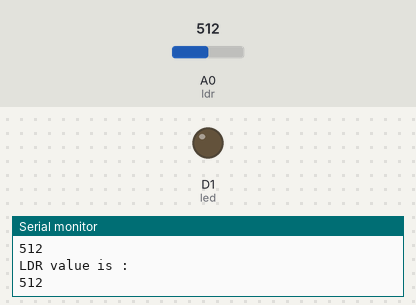
A sketch run on a simulated ESP8266 (NodeMCU). On the bench: output pins drawn as LEDs (lit = HIGH), the last lines printed to the serial monitor. Inputs (shaded band) come from the test bench; at power-on: A0 (ldr) = 512.

Above: at 1.8 s.
1.9 s: A0 (ldr) set to 53
3.4 s: A0 (ldr) set to 46
At 5.2 s:
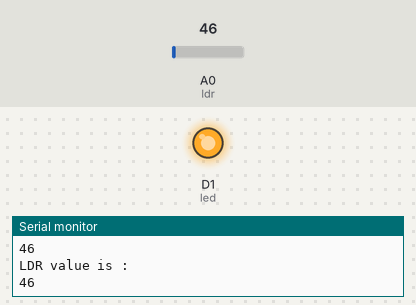
5.5 s: A0 (ldr) set to 122
At 6.8 s:
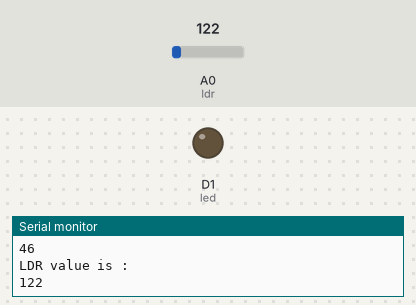
7.5 s: A0 (ldr) set to 40
At 8.3 s:
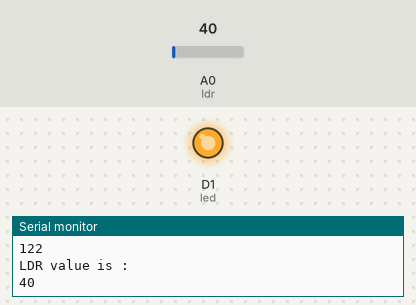
Timing chart, 0 to 10.5 s (numbered marks = the images above; inputs shaded):
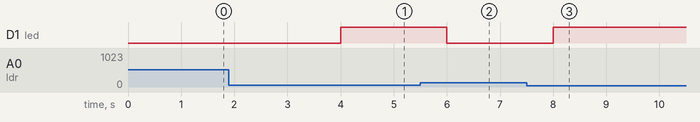

Measured:
- the behaviour switches between 50 and 49 on A0 (ldr) (found by bisection; images 0 and 1)
- after the input at 3.4 s, D1 (led): LOW → HIGH after 0.60 s
- after the input at 5.5 s, D1 (led): HIGH → LOW after 0.50 s
- after the input at 7.5 s, D1 (led): LOW → HIGH after 0.50 s

The sketch:

ldr_led.ino
```cpp
int ldr=A0;//Set A0(Analog Input) for LDR.
int value=0;
int led=D1;
void setup() {
Serial.begin(9600);
pinMode(led,OUTPUT);
}

void loop() {
value=analogRead(ldr);//Reads the Value of LDR(light).
Serial.println("LDR value is :");//Prints the value of LDR to Serial Monitor.
Serial.println(value);
if(value<50)
  {
    digitalWrite(led,HIGH);//Makes the LED glow in Dark.
  }
  else
  {
    digitalWrite(led,LOW);//Turns the LED OFF in Light.
  }
  delay(1000);
}
```
